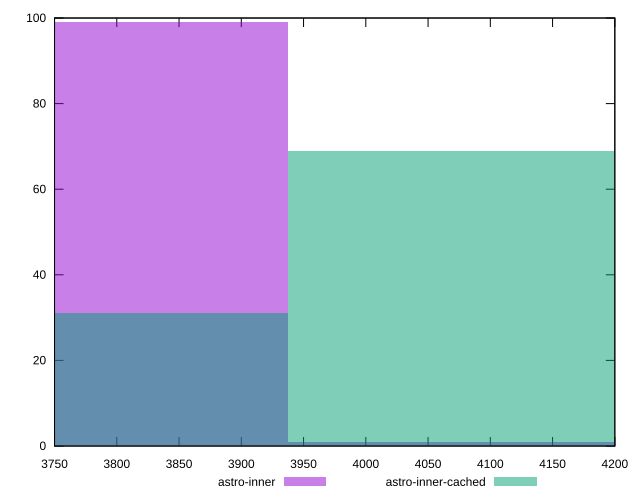

This chart was generated by the following gnuplot code:
reset

$astroInner <<EOF
3780.1752257687376 99
4095.1898279161323 1
EOF

$astroInnerCached <<EOF
3780.1752257687376 31
4095.1898279161323 69
EOF

set key outside below
set boxwidth 315.0146021473948
set xrange [3750:4200]
set yrange [0:100]
set trange [0:100]
set style fill transparent solid 0.5 noborder
set terminal svg size 640, 500 enhanced background rgb 'white'
set output "reports/report_00033_2021-03-01T14-23-16.841Z/uses-text-compression/comparison/histogram/2_vs_3.svg"

plot $astroInner title "astro-inner" with boxes, \
     $astroInnerCached title "astro-inner-cached" with boxes

reset
